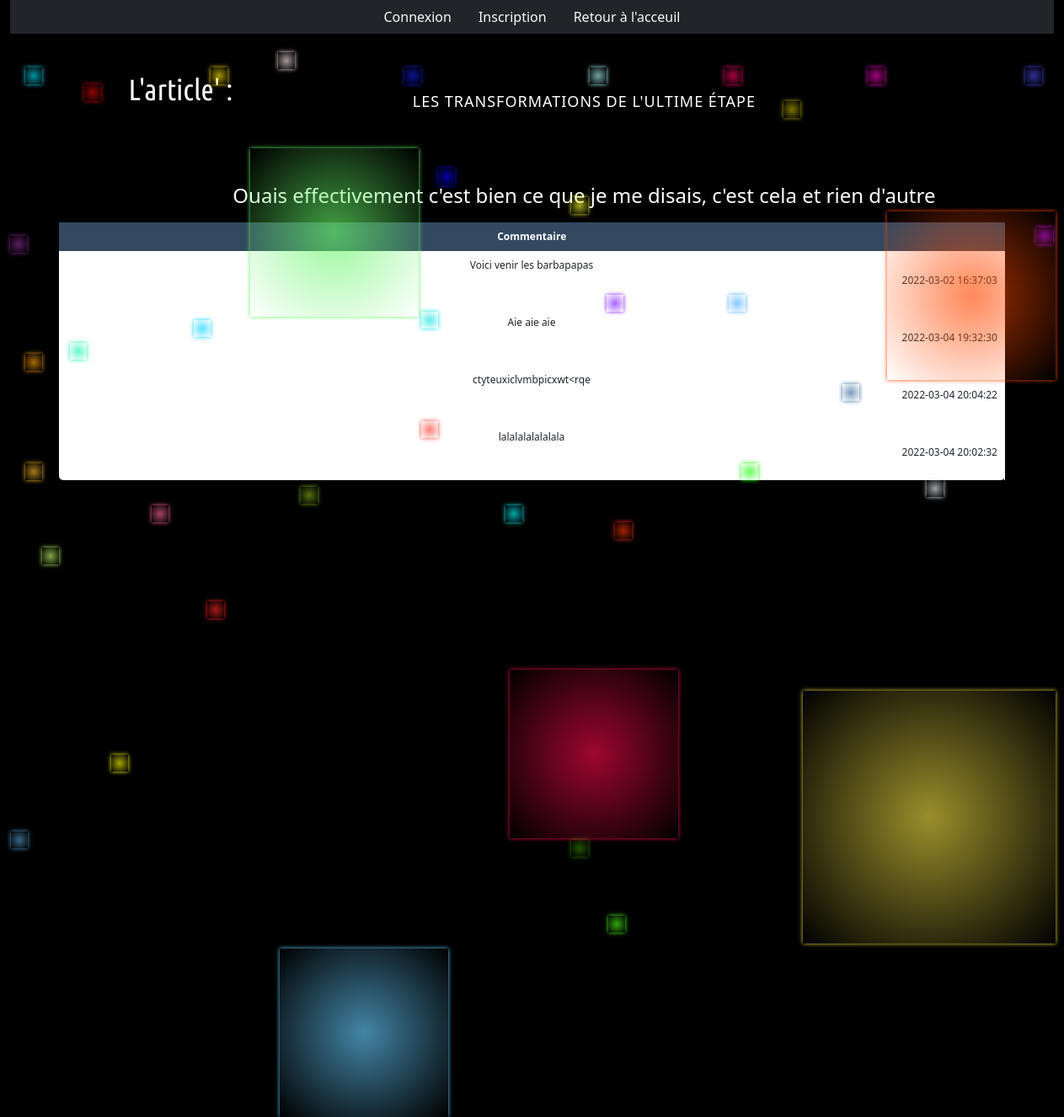
Page /PHP/view-coms.php?id=7 on the committed database.
### tables this page shows
CREATE TABLE `articles` (
  `id` int(11) NOT NULL,
  `title` varchar(255) NOT NULL,
  `article` text NOT NULL,
  `id_utilisateur` int(11) NOT NULL,
  `id_categorie` int(11) NOT NULL,
  `date` timestamp NOT NULL DEFAULT current_timestamp() ON UPDATE current_timestamp()
);

CREATE TABLE `commentaires` (
  `id` int(11) NOT NULL,
  `commentaire` varchar(1024) NOT NULL,
  `id_article` int(11) NOT NULL,
  `id_utilisateur` int(11) NOT NULL,
  `date` timestamp NOT NULL DEFAULT current_timestamp() ON UPDATE current_timestamp()
);

### PHP/view-coms.php (the view, shortened to what this page needs)
<?php
require_once('configuration.php');
?>
<!DOCTYPE html>
<html lang="fr">
<head>
  <link href="https://cdn.jsdelivr.net/npm/bootstrap@5.1.3/dist/css/bootstrap.min.css" rel="stylesheet">
  <link rel="stylesheet" href="../CSS/blog.css">
</head>
<body>
  <div class=" container-fluid gray">
    <header>
      <?php
      include('header-articles.php');
      ?>
    </header>
  </div>
  <main class="footer-auto-bottom">
    <div class="background">
      <i></i><i></i><i></i><i></i><i></i><i></i><i></i><i></i><i></i><i></i><i></i><i></i><i></i><i></i><i></i><i></i><i></i><i></i><i></i><i></i><i></i><i></i><i></i><i></i><i></i><i></i><i></i><i></i><i></i><i></i><i></i><i></i><i></i><i></i><i></i><i></i><i></i><i></i><i></i><i></i>
    </div>
    <?php
    if (isset($_GET['id'])) {
      $article = $_GET['id'];
      $art = $db->prepare('SELECT * FROM articles WHERE id = ?');
      $art->execute(array($article));
      $fetchArt = $art->fetch();
      $com = $db->prepare('SELECT commentaire, date FROM commentaires WHERE id_article = ?');
      $com->execute(array($article));
    }
    ?>
    <div class="titre-index-zone">
      <p1 class="titre-index">L'article' :</p1><br /></br>
      <div>
        <h2><?= $fetchArt['title']; ?></h2><br><br>
        <h4 style="color : white;"><?= $fetchArt['article']; ?></h4>
      </div>
    </div>
    <article>
      <div class="table-wrapper">
        <table class="fl-table">
          <thead>
            <tr>
              <th>Commentaire</th>
            </tr>
          </thead>
          <tbody>
            <?php
            while ($data = $com->fetch()) {
            ?>
              <tr>
                <td><?php echo $data['commentaire']; ?> <p style="text-align : right"><?php echo $data['date']; ?></p>
                </td>
              </tr>
          </tbody>
        <?php
            }
        ?>
        </table>
      </div>
    </article>
    <body>

### rows in the picture
articles: title "LES TRANSFORMATIONS DE L'ULTIME ÉTAPE", article "Ouais effectivement c'est bien ce que je me disais, c'est cela et rien d'autre"
commentaires: commentaire "Voici venir les barbapapas", date "2022-03-02 16:37:03"
commentaires: commentaire "Aie aie aie", date "2022-03-04 19:32:30"
commentaires: commentaire "ctyteuxiclvmbpicxwt<rqe", date "2022-03-04 20:04:22"
commentaires: commentaire "lalalalalalalala", date "2022-03-04 20:02:32"
